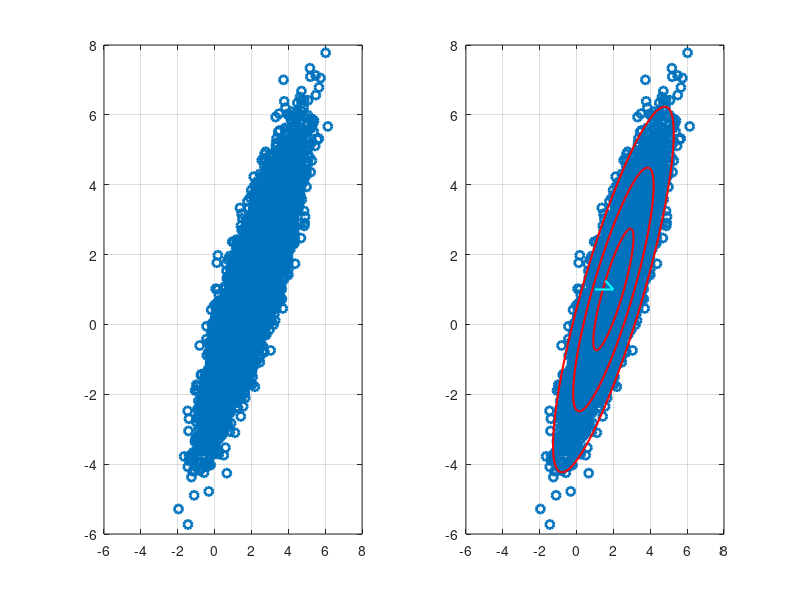

MATLAB code to generate this figure:
clear all, close all,  clc

% Centro dei dati (media)
xC = [2;1;];
% Assi principali
sig = [2; .5];

% Rotazione della nuvola di pi/3
theta = pi/3;
% Costruzione della matrice di rotazione
R = [cos(theta) -sin(theta);
    sin(theta) cos(theta)];

% Creazione di 10000 punti
nPoints = 10000;
X = R * diag(sig)*randn(2,nPoints) + diag(xC)*ones(2,nPoints);

% Plot della nuvola di dati
subplot(1,2,1)
scatter(X(1,:),X(2,:),'k.','LineWidth',2)
hold on, box on, grid on
axis([-6 8 -6 8])

% Calcolo media
Xavg = mean(X,2);
% Calcolo dati sottratti della media
B = X - Xavg*ones(1,nPoints);
%Ricerca delle PCA con svd
[U,S,V]=svd(B/sqrt(nPoints),'econ');

subplot(1,2,2)
% Plot dei dati per evidenziare PCA
scatter(X(1,:),X(2,:),'k.','LineWidth',2)
hold on, box on, grid on
axis([-6 8 -6 8])

theta = (0:.01:1)*2*pi;
[Xstd] = U*S*[cos(theta); sin(theta)];
% Plot degli intervalli di confidenza
plot(Xavg(1)+Xstd(1,:),Xavg(2)+Xstd(2,:),'r-','LineWidth',1.5)
plot(Xavg(1)+2*Xstd(1,:),Xavg(2)+2*Xstd(2,:),'r-','LineWidth',1.5)
plot(Xavg(1)+3*Xstd(1,:),Xavg(2)+3*Xstd(2,:),'r-','LineWidth',1.5)

% Plot delle componenti principali
plot([Xavg(1) Xavg(1)+U(1,1)*S(1,1)], ...
    [Xavg(2) Xavg(2)+U(2,1)*S(2,1)],'c-','LineWidth',1.5)
plot([Xavg(1) Xavg(1)+U(1,2)*S(2,2)], ...
    [Xavg(2) Xavg(2)+U(2,2)*S(2,2)],'c-','LineWidth',1.5)

set(gcf,'Position',[1400 100 3*600 3*300])